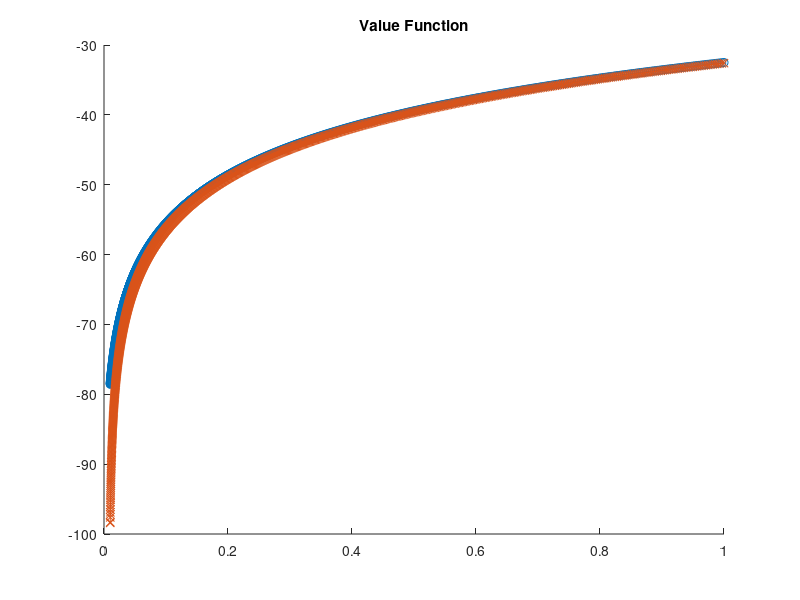
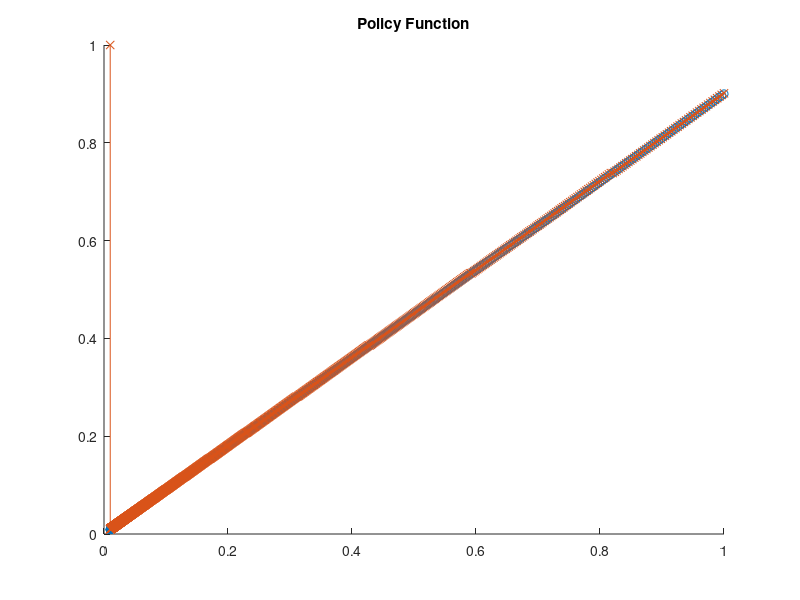
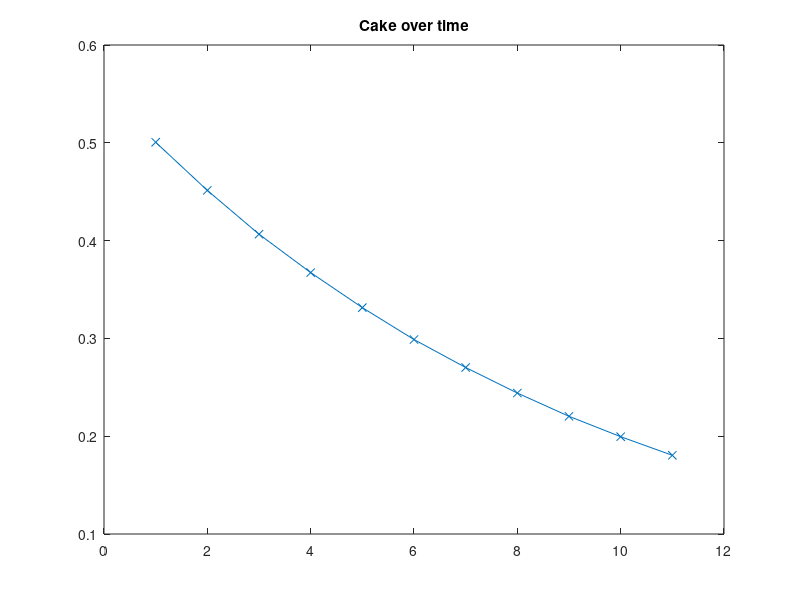

Here is the MATLAB script that generated these plots, in order:
% Infinite Horizon Deterministic Dynamic Programming: 
% Cake Eating
clc; clear all;close all;

% x: cake left at period t
% V(x) = max u(x - x') + b * V(x')
% s.t. 0 <= x' <= x

% Params
beta = 0.9;
u = @(c) log(c);

% State and Control Space
NX = 1000;
NY = 1000;
NJ = 500;
lambda = 10; % sampling parameter
MAX = 1.0;
MIN = 0.01;
state = linspace(MIN^(1/lambda), MAX^(1/lambda), NX).^lambda;
control = linspace(MIN^(1/lambda), MAX^(1/lambda), NY).^lambda;

% Utility, Policy and Value Functions
U = zeros(NX, NY);
V = zeros(NX, NJ);
V(:, NJ) = u(state);
Y = zeros(NX, NJ);

% Utility
for ix = 1:NX
    for iy = 1:NY 
        if control(iy) < state(ix)
            % Feasible Controls
            U(ix, iy) = u(state(ix) - control(iy));
        else
            % Infeasible Controls
            U(ix, iy) = log(1e-30);
        end
    end
end

% Value Function Iteration
for ij = NJ-1:-1:1  
    for ix = 1:NX 
        [V(ix, ij), iymax] = max(reshape(U(ix, :),[1,NY]) + beta * reshape(V(:, ij+1), [1,NY]));
        Y(ix, ij) = control(iymax);
    end 
end

% Analytical Solution
V_true = @(x) (1/(1-beta))*log((1-beta).*x) + beta*log(beta)/((1-beta)^2);
Y_true = @(x) beta.*x;

hold on;
figure(1);
plot(state, V_true(state), '-o');
plot(state, V(:,1), '-x');
title('Value Function')
hold off;
figure(2);
hold on; 
plot(state, Y_true(state), '-o');
plot(state, Y(:,1), '-x');
title('Policy Function')
hold off;

% Simulation
x0 = 0.5;
T = 10;
xSim = zeros(1, T);
[val,idx] = min(abs(control-x0));
xSim(1) = control(idx);
for t = 1:T
    [val,idx] = min(abs(control-xSim(t)));
    xSim(t+1) = Y(idx, 1);
end
figure(3)
plot(xSim, '-x');
title('Cake over time')


